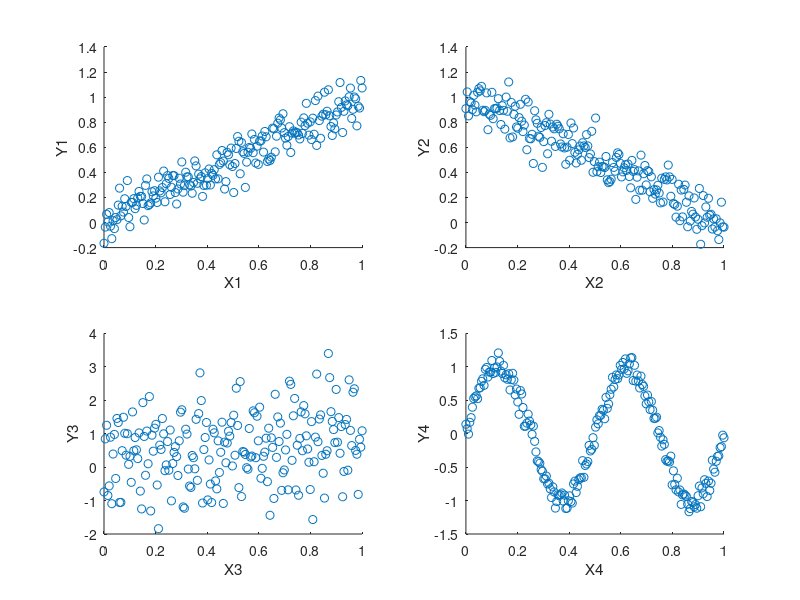

Reproduce this figure in MATLAB. (Note: this script raises an error after producing the figure.)
% Load the data into a struct
S = load('CorrelationData');

% From struct to global
X1=S.X1;
Y1=S.Y1;
Y2=S.Y2;
Y3=S.Y3;
Y4=S.Y4;
X2=S.X2;
X3=S.X3;
X4=S.X4;

% Plot the four pairs
subplot(2,2,1);
scatter(X1,Y1);
xlabel('X1');
ylabel('Y1');

subplot(2,2,2);
scatter(X2,Y2);
xlabel('X2');
ylabel('Y2');

subplot(2,2,3);
scatter(X3,Y3);
xlabel('X3');
ylabel('Y3');

subplot(2,2,4);
scatter(X4,Y4);
xlabel('X4');
ylabel('Y4');

% Compute correlation, covariance and correlation coefficient between the
% four pairs
disp('Correlation between X1 and Y1');
disp(mcorrelation(X1,Y1));
disp('Covariance between X1 and Y1');
disp(mcovariance(X1,Y1));
disp('Correlation coefficient between X1 and Y1');
disp(mcorrcoef(X1,Y1));
disp('Correlation coefficient (MATLAB) between X1 and Y1');
c=corrcoef(X1,Y1);
% As this results in a matrix, we will can use either (1,2) or (2,1)
% elements to get correlation coefficient between X and Y
c=c(1,2);
disp(c);

disp('Correlation between X2 and Y2');
disp(mcorrelation(X2,Y2));
disp('Covariance between X2 and Y2');
disp(mcovariance(X2,Y2));
disp('Correlation coefficient between X2 and Y2');
disp(mcorrcoef(X2,Y2));
disp('Correlation coefficient (MATLAB) between X2 and Y2');
c=corrcoef(X2,Y2);
c=c(1,2);
disp(c);

disp('Correlation between X3 and Y3');
disp(mcorrelation(X3,Y3));
disp('Covariance between X3 and Y3');
disp(mcovariance(X3,Y3));
disp('Correlation coefficient between X3 and Y3');
disp(mcorrcoef(X3,Y3));
disp('Correlation coefficient (MATLAB) between X3 and Y3');
c=corrcoef(X3,Y3);
c=c(1,2);
disp(c);

disp('Correlation between X4 and Y4');
disp(mcorrelation(X4,Y4));
disp('Covariance between X4 and Y4');
disp(mcovariance(X4,Y4));
disp('Correlation coefficient between X4 and Y4');
disp(mcorrcoef(X4,Y4));
disp('Correlation coefficient (MATLAB) between X4 and Y4');
c=corrcoef(X4,Y4);
c=c(1,2);
disp(c);